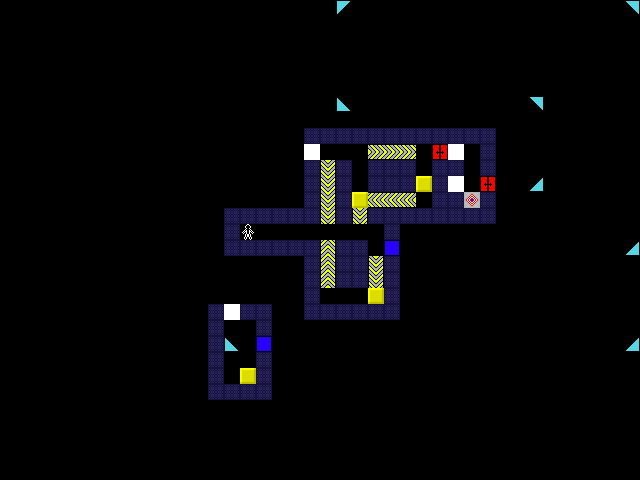

A 2D game scene composited from a Tiled map and its tileset images. What follows is a short description and the map's XML, with each tile layer's data collapsed to a summary:
An orthogonal 40x30 tile map with 16x16 px tiles, 5 tile layers (tiles, pieces, pieces2, pieces3, ...) and 10 objects.

<map version="1.10" tiledversion="1.11.0" orientation="orthogonal" renderorder="right-down" width="40" height="30" tilewidth="16" tileheight="16" infinite="0" nextlayerid="8" nextobjectid="23">
 <tileset firstgid="1" name="tiles" tilewidth="16" tileheight="16" tilecount="81" columns="9">
  <image source="tiles.png" width="144" height="144" />
 </tileset>
 <layer id="1" name="tiles" width="40" height="30">
  <data>[1200 cells, 94 non-empty, 4 distinct tile ids]</data>
 </layer>
 <layer id="2" name="pieces" width="40" height="30">
  <data>[1200 cells, 30 non-empty, 10 distinct tile ids]</data>
 </layer>
 <layer id="6" name="pieces2" width="40" height="30">
  <data>[1200 cells, 0 non-empty, 0 distinct tile ids]</data>
 </layer>
 <layer id="7" name="pieces3" width="40" height="30">
  <data>[1200 cells, 0 non-empty, 0 distinct tile ids]</data>
 </layer>
 <layer id="3" name="actors" width="40" height="30">
  <data>[1200 cells, 1 non-empty, 1 distinct tile ids]</data>
 </layer>
 <objectgroup id="5" name="connectors">
  <object id="7" x="376.333" y="293.667">
   <polyline points="0,0 -51.3333,-94.6667" />
  </object>
  <object id="8" x="378.333" y="298.333">
   <polyline points="0,0 -50.6667,-116.333" />
  </object>
  <object id="9" x="374" y="295.333">
   <polyline points="0,0 -45.3333,-129.667" />
  </object>
  <object id="11" x="373.333" y="299">
   <polyline points="0,0 3.66667,-148.333" />
  </object>
  <object id="12" x="379.667" y="299.667">
   <polyline points="0,0 8.33333,-150.333" />
  </object>
  <object id="13" x="371.667" y="297.333">
   <polyline points="0,0 35.3333,-146.667" />
  </object>
  <object id="14" x="376.667" y="301">
   <polyline points="0,0 -50,-86.3333" />
  </object>
  <object id="15" x="439.667" y="151.333">
   <polyline points="-81,49 194.667,99.3333" />
  </object>
  <object id="16" x="442.333" y="152.667">
   <polyline points="-19,29.3333 47,32.3333" />
  </object>
  <object id="22" x="250" y="377.333">
   <polyline points="0,0 190.667,-224.667" />
  </object>
 </objectgroup>
</map>
